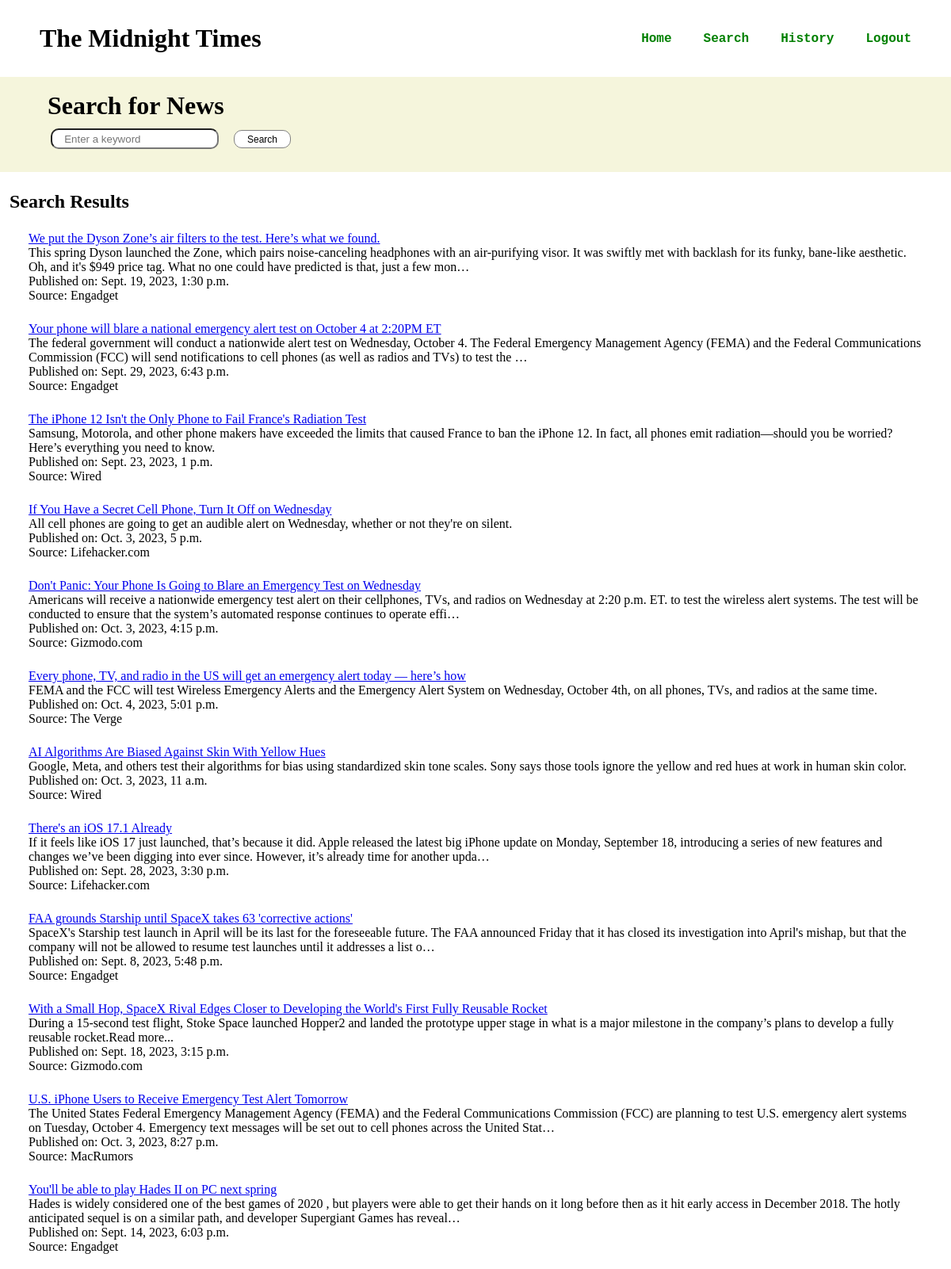
The page /search/2/ (signed in, upper part) on the database its author committed.
### searchapp/models.py (models this page shows, shortened)
class SearchResult(models.Model):
    query = models.ForeignKey(SearchQuery, on_delete=models.CASCADE)
    title = models.CharField(max_length=255)
    description = models.TextField()
    publishedAt = models.DateTimeField()
    source_name = models.CharField(max_length=255)
    source_category = models.CharField(max_length=255)
    source_language = models.CharField(max_length=10)
    source_url = models.URLField()

### searchapp/views.py (the view)
# urls.py: path('search/', views.search, name='search'),
@login_required(login_url='login')
def search(request, query_id=None):
    if request.method == 'POST':
        form = SearchForm(request.POST)
        if form.is_valid():
            query_text = form.cleaned_data['query']
            user = request.user
            recent_search = check_recent_search(query_text, user)
            if not recent_search:
                search_results = perform_search(query_text)
                search_query = SearchQuery(query=query_text, user=user)
                search_query.save()
                for result in search_results:
                    search_result = SearchResult(
                        query=search_query,
                        title=result['title'],
                        description=result['description'],
                        publishedAt=result['publishedAt'],
                        source_name=result['source']['name'],
                        source_category=result['source'].get('category', ''),
                        source_language=result['source'].get('language', ''),
                        source_url=result['url']
                    )
                    search_result.save()
                    result['source_url'] = result['url']
                    result['source_name'] = result['source']['name']
                return render(request, 'searchapp/search.html', {'search_results': search_results, 'search_query_id': query_id})
            else:
                search_results = SearchResult.objects.filter(query=recent_search)
                message = "You've made this query recently. Here are the results from your previous search:"
                return render(request, 'searchapp/search.html', {'search_results': search_results, 'message': message})
    elif query_id:
        search_query = get_object_or_404(SearchQuery, pk=query_id, user=request.user)
        search_results = SearchResult.objects.filter(query=search_query)
        return render(request, 'searchapp/search.html', {'search_results': search_results, 'search_query': search_query})
    else:
        form = SearchForm()
    return render(request, 'searchapp/search.html', {'form': form})

### searchapp/templates/searchapp/search.html (shortened to what this page needs)
{% extends 'base.html' %}
{% block content %}
    <div>
        <div id="searchform">
            <h1>Search for News</h1>
            <form method="post">
                <input type="text" name="query" placeholder="Enter a keyword">
                <button type="submit">Search</button>
            </form>
        </div>
    <div class="search-results">
        {% if search_results %}
            <h2>Search Results</h2>
            <ul class="searchlist">
                {% for result in search_results %}
                    <li id="listitem">
                        <a href="{{ result.source_url }}" target="_blank">{{ result.title }}</a>
                        <p>{{ result.description }}</p>
                        <p>Published on: {{ result.publishedAt }}</p>
                        <p>Source: {{ result.source_name }}</p>
                    </li>
                {% endfor %}
            </ul>
        {% endif %}
    </div>
    </div>
{% endblock %}

### searchapp/templates/base.html (shortened to what this page needs)
{% load static %}
<!DOCTYPE html>
<html lang="en">
<head>
    <link rel="stylesheet" href="{% static 'news_search/css/base.css' %}">
</head>
<body>
    <div id="main">
        <div id="nav">
            <h1>The Midnight Times</h1>
            {% if not user.is_authenticated %}
            <div id="right">
                <a class="nav-link" href="{% url 'home' %}">Home</a>
                <a class="nav-link" href="{% url 'login' %}">Login</a>
                <a class="nav-link" href="{% url 'signup' %}">Sign Up</a>
            </div>
            {% else %}
            <div id="right">
                <a class="nav-link" href="{% url 'home' %}">Home</a>
                <a class="nav-link" href="{% url 'search' %}">Search</a>
                <a class="nav-link" href="{% url 'search_history' %}">History</a>
                <a class="nav-link" href="{% url 'logout' %}">Logout</a>
            </div>
            {% endif %}
        </div>
        <div class="container">
            {% block content %}{% endblock %}
        </div>
    </div>
</body>
</html>

### searchapp/static/news_search/css/base.css (style rules this page uses)
* { margin: 0; padding: 0; box-sizing: border-box; }
html, body { width: 100%; height: 100%; }
#main { width: 100%; background-color: #fff; }
#nav { display: flex; align-items: center; justify-content: space-between; width: 100%; padding: 30px 50px; }
#right { font-family: 'Courier New', Courier, monospace; display: flex; align-items: center; gap: 40px; }
#nav a { text-decoration: none; font-weight: 600; color: green; }
#searchform { width: 100%; background-color: beige; padding: 1.5vw 5vw; }
#searchform input { margin: .3vw; padding: .3vw 1.3vw; border-radius: 10px; }
.search-results { padding: 2vw 1vw; }
#searchform button { margin: 1vw; padding: .3vw 1.3vw; border-radius: 10px; border: 1px solid gray; background-color: white; font-size: 1vw; font-weight: 500; }
.searchlist { padding: 1vw; }
#listitem { border-radius: 5px; box-shadow: inset; padding: 1vw; list-style: none; }

### rows shown on the page
SearchResult: title "We put the Dyson Zone’s air filters to the test. Here’s what we found.", description "This spring Dyson launched the Zone, which pairs noise-canceling headphones with an air-purifying visor. It was swiftly met with backlash for its funky, bane-like aesthetic. Oh, and it's $949 price tag. What no one could have predicted is that, just a few mon…", publishedAt "Sept. 19, 2023, 1:30 p.m.", source_name "Engadget"
SearchResult: title "Your phone will blare a national emergency alert test on October 4 at 2:20PM ET", description "The federal government will conduct a nationwide alert test on Wednesday, October 4. The Federal Emergency Management Agency (FEMA) and the Federal Communications Commission (FCC) will send notifications to cell phones (as well as radios and TVs) to test the …", publishedAt "Sept. 29, 2023, 6:43 p.m.", source_name "Engadget"
SearchResult: title "The iPhone 12 Isn't the Only Phone to Fail France's Radiation Test", description "Samsung, Motorola, and other phone makers have exceeded the limits that caused France to ban the iPhone 12. In fact, all phones emit radiation—should you be worried? Here’s everything you need to know.", publishedAt "Sept. 23, 2023, 1 p.m.", source_name "Wired"
SearchResult: title "If You Have a Secret Cell Phone, Turn It Off on Wednesday", description "All cell phones are going to get an audible alert on Wednesday, whether or not they're on silent.", publishedAt "Oct. 3, 2023, 5 p.m.", source_name "Lifehacker.com"
SearchResult: title "Don't Panic: Your Phone Is Going to Blare an Emergency Test on Wednesday", description "Americans will receive a nationwide emergency test alert on their cellphones, TVs, and radios on Wednesday at 2:20 p.m. ET. to test the wireless alert systems. The test will be conducted to ensure that the system’s automated response continues to operate effi…", publishedAt "Oct. 3, 2023, 4:15 p.m.", source_name "Gizmodo.com"
SearchResult: title "Every phone, TV, and radio in the US will get an emergency alert today — here’s how", description "FEMA and the FCC will test Wireless Emergency Alerts and the Emergency Alert System on Wednesday, October 4th, on all phones, TVs, and radios at the same time.", publishedAt "Oct. 4, 2023, 5:01 p.m.", source_name "The Verge"
SearchResult: title "AI Algorithms Are Biased Against Skin With Yellow Hues", description "Google, Meta, and others test their algorithms for bias using standardized skin tone scales. Sony says those tools ignore the yellow and red hues at work in human skin color.", publishedAt "Oct. 3, 2023, 11 a.m.", source_name "Wired"
SearchResult: title "There's an iOS 17.1 Already", description "If it feels like iOS 17 just launched, that’s because it did. Apple released the latest big iPhone update on Monday, September 18, introducing a series of new features and changes we’ve been digging into ever since. However, it’s already time for another upda…", publishedAt "Sept. 28, 2023, 3:30 p.m.", source_name "Lifehacker.com"
SearchResult: title "FAA grounds Starship until SpaceX takes 63 'corrective actions'", description "SpaceX's Starship test launch in April will be its last for the foreseeable future. The FAA announced Friday that it has closed its investigation into April's mishap, but that the company will not be allowed to resume test launches until it addresses a list o…", publishedAt "Sept. 8, 2023, 5:48 p.m.", source_name "Engadget"
SearchResult: title "With a Small Hop, SpaceX Rival Edges Closer to Developing the World's First Fully Reusable Rocket", description "During a 15-second test flight, Stoke Space launched Hopper2 and landed the prototype upper stage in what is a major milestone in the company’s plans to develop a fully reusable rocket.Read more...", publishedAt "Sept. 18, 2023, 3:15 p.m.", source_name "Gizmodo.com"
SearchResult: title "U.S. iPhone Users to Receive Emergency Test Alert Tomorrow", description "The United States Federal Emergency Management Agency (FEMA) and the Federal Communications Commission (FCC) are planning to test U.S. emergency alert systems on Tuesday, October 4. Emergency text messages will be set out to cell phones across the United Stat…", publishedAt "Oct. 3, 2023, 8:27 p.m.", source_name "MacRumors"
SearchResult: title "You'll be able to play Hades II on PC next spring", description "Hades is widely considered one of the best games of 2020 , but players were able to get their hands on it long before then as it hit early access in December 2018. The hotly anticipated sequel is on a similar path, and developer Supergiant Games has reveal…", publishedAt "Sept. 14, 2023, 6:03 p.m.", source_name "Engadget"
